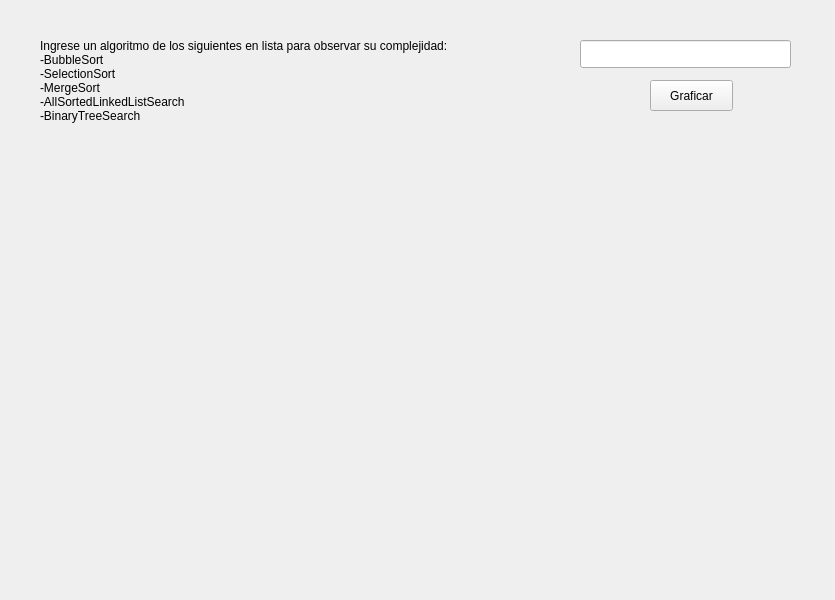
<?xml version="1.0" encoding="UTF-8"?>
<ui version="4.0">
 <class>MainWindow</class>
 <widget class="QMainWindow" name="MainWindow">
  <property name="geometry">
   <rect>
    <x>0</x>
    <y>0</y>
    <width>835</width>
    <height>600</height>
   </rect>
  </property>
  <property name="windowTitle">
   <string>Análisis de Algoritmos</string>
  </property>
  <widget class="QWidget" name="centralwidget">
   <widget class="QLineEdit" name="algoritmo">
    <property name="geometry">
     <rect>
      <x>580</x>
      <y>40</y>
      <width>211</width>
      <height>28</height>
     </rect>
    </property>
   </widget>
   <widget class="QPushButton" name="pushButton">
    <property name="geometry">
     <rect>
      <x>650</x>
      <y>80</y>
      <width>83</width>
      <height>31</height>
     </rect>
    </property>
    <property name="text">
     <string>Graficar</string>
    </property>
   </widget>
   <widget class="QLabel" name="label">
    <property name="geometry">
     <rect>
      <x>40</x>
      <y>10</y>
      <width>521</width>
      <height>141</height>
     </rect>
    </property>
    <property name="text">
     <string>Ingrese un algoritmo de los siguientes en lista para observar su complejidad:
-BubbleSort
-SelectionSort
-MergeSort
-AllSortedLinkedListSearch
-BinaryTreeSearch</string>
    </property>
   </widget>
   <widget class="QLabel" name="prueba">
    <property name="geometry">
     <rect>
      <x>330</x>
      <y>100</y>
      <width>63</width>
      <height>20</height>
     </rect>
    </property>
    <property name="text">
     <string/>
    </property>
   </widget>
   <widget class="QWidget" name="verticalLayoutWidget">
    <property name="geometry">
     <rect>
      <x>30</x>
      <y>160</y>
      <width>771</width>
      <height>421</height>
     </rect>
    </property>
    <layout class="QVBoxLayout" name="verticalLayout"/>
   </widget>
  </widget>
 </widget>
 <resources/>
 <connections/>
</ui>
